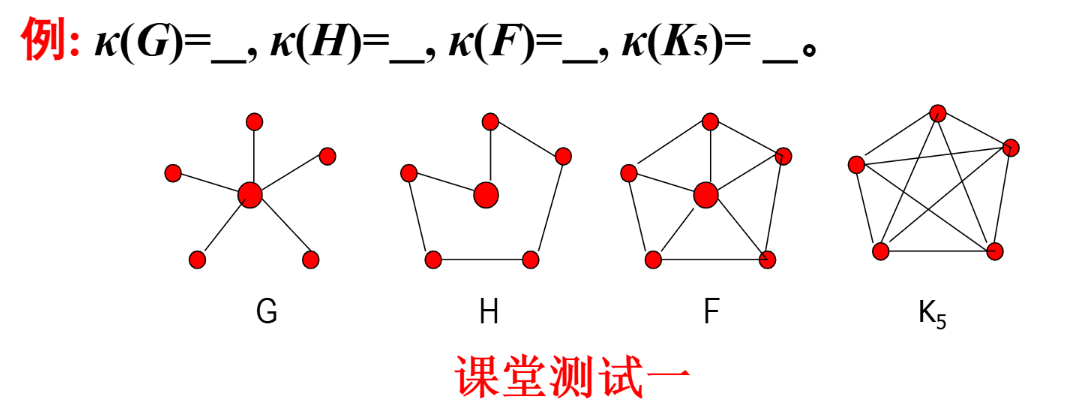
#> input picture tests/fixtures/original_ouc_20261021/180506.png, 1071 x 405 px
$ python -i graph_recognition.py   (imports and definitions only)
#> lines starting #> are read from the running program, lines starting #| are printed output that depends on the picture; after the words box and inside, x2 and y2 are one past the last pixel; in counts of white or black regions, pixels touching at a corner belong together
"""Conservative CPU-only recognition of *straight-edge, marked-vertex* textbook graphs.

No learned weights, paid OCR, or guessing missing edges. Output deliberately carries
uncertainty; graph recognition is advisory when endpoint evidence is incomplete.
"""
from __future__ import annotations

import io
import math
import re
import time
from collections import defaultdict

import cv2
import numpy as np
from PIL import Image, ImageOps

MAX_SIDE = 1650
MIN_RECOGNITION_SIDE = 1520
MAX_CIRCLES = 100
MAX_GRAPHS = 12


def _round_vertices(rgb):
    h, w = rgb.shape[:2]
#> h = 405; w = 1071
    hsv = cv2.cvtColor(rgb, cv2.COLOR_RGB2HSV)
#> hsv: shape (405, 1071, 3); mean H, S, V 0, 5.8, 248.5
    # Include colored circles beyond red (blue/green nodes are common).
    colored = cv2.inRange(hsv, (0, 72, 65), (179, 255, 255))
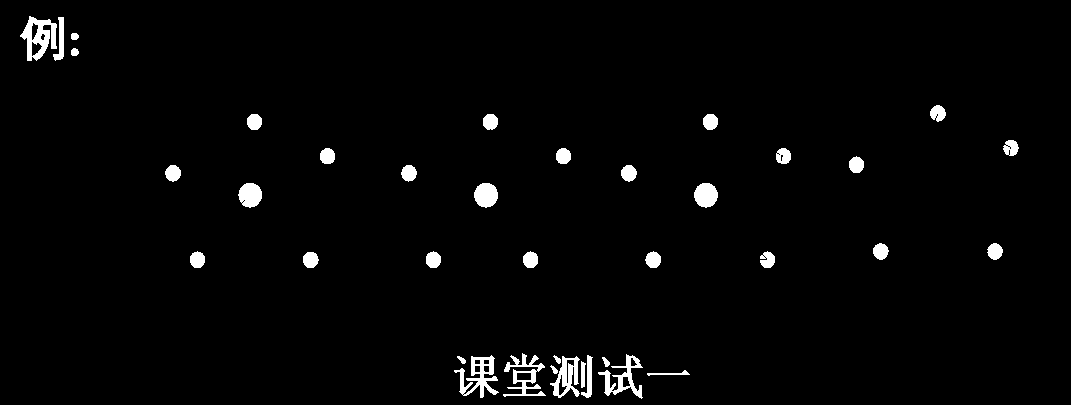
#> colored: shape (405, 1071); 2.3% white; 38 white regions, largest, box (x1, y1, x2, y2) and area: (20, 16, 57, 61) 843, (454, 355, 499, 398) 783, (503, 353, 546, 397) 671
    n, labels, stats, centers = cv2.connectedComponentsWithStats(colored, 8)
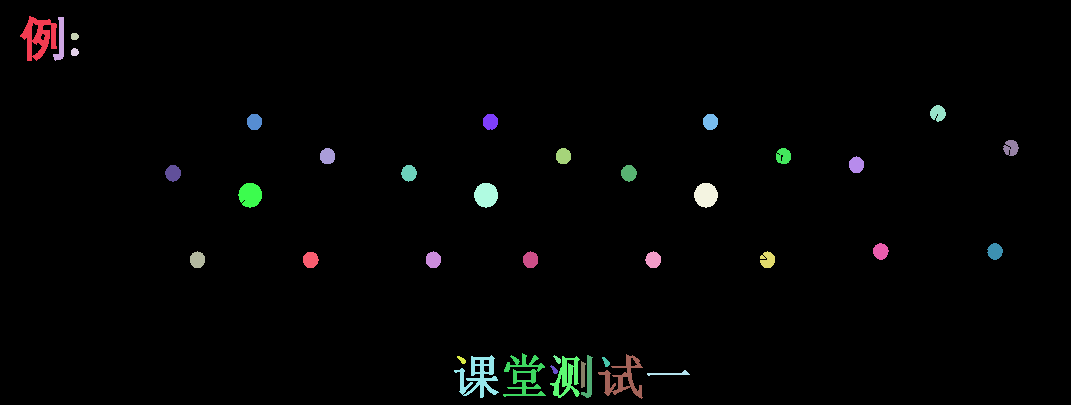
#> labels: shape (405, 1071) int32; 39 distinct labels, from 0 to 38; one colour per label, 0 black
#> n = 39; stats = 39 rows, first 6: [0, 0, 1071, 405, 423912], [20, 16, 37, 45, 843], [53, 17, 11, 44, 247], [71, 33, 8, 7, 48], [71, 48, 8, 8, 52], [930, 105, 16, 17, 193]; centers = 39 pairs, first value 38.79 to 1010.7, second value 36 to 378
    found = []
    for i in range(1, n):
        x, y, ww, hh, area = stats[i]
        if 62 <= area <= 390 and 9 <= ww <= 19 and 9 <= hh <= 19 and .72 <= ww/max(hh,1) <= 1.39:
            perimeter = cv2.arcLength(cv2.findContours((labels[y:y+hh,x:x+ww]==i).astype('uint8'), cv2.RETR_EXTERNAL, cv2.CHAIN_APPROX_SIMPLE)[0][0], True)
            circ = 4*math.pi*area/max(perimeter**2,1)
            if circ >= .53:
                found.append((float(centers[i][0]),float(centers[i][1]),float((ww+hh)/4),'red'))
#> this loop made 38 passes
#> (x, y, ww, hh, area, perimeter, circ) on passes 5 to 16: (930, 105, 16, 17, 193, 53.7, 0.841), (247, 114, 15, 16, 198, 48.63, 1.05), (483, 114, 15, 16, 197, 49.46, 1.01), (703, 114, 15, 16, 197, 48.63, 1.05), (1003, 140, 16, 16, 183, 52.87, 0.823), (320, 148, 15, 16, 198, 49.8, 1), (556, 148, 15, 16, 196, 49.21, 1.02), (776, 148, 15, 16, 186, 49.8, 0.943), (849, 156, 15, 17, 199, 49.46, 1.02), (165, 165, 16, 17, 205, 50.87, 0.995), (401, 165, 16, 17, 202, 51.46, 0.959), (621, 165, 16, 17, 205, 50.87, 0.995)
#> (x, y, ww, hh, area) on passes 1, 2, 3, 4, 17, 18: (20, 16, 37, 45, 843), (53, 17, 11, 44, 247), (71, 33, 8, 7, 48), (71, 48, 8, 8, 52), (238, 183, 24, 25, 457), (474, 183, 24, 25, 467)
#> after the loop, found = 20 items, first 6: (937.5, 112.7, 8.25, 'red'), (254, 121.5, 7.75, 'red'), (489.9, 121.4, 7.75, 'red'), (710, 121.4, 7.75, 'red'), (1010.7, 147.4, 8, 'red'), (327.1, 155.7, 7.75, 'red')
    gray = cv2.cvtColor(rgb, cv2.COLOR_RGB2GRAY)
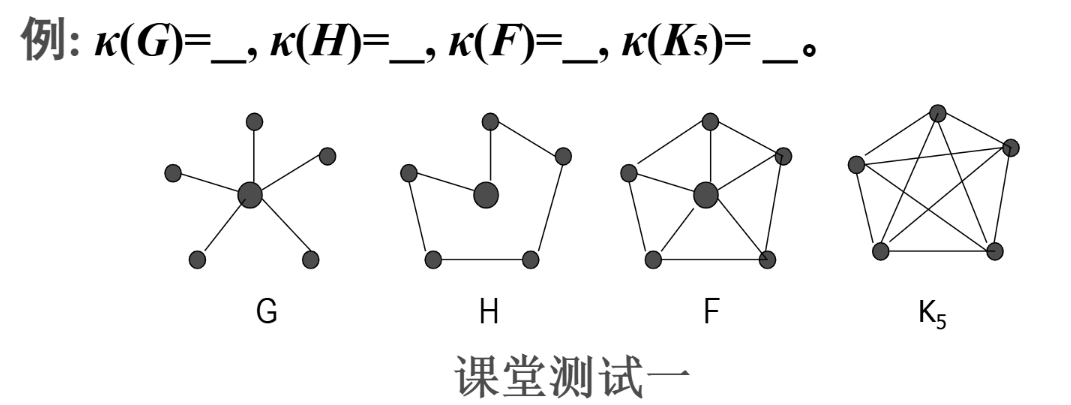
#> gray: shape (405, 1071); min 0, max 255, mean 244.8
    circles = cv2.HoughCircles(cv2.medianBlur(gray,5), cv2.HOUGH_GRADIENT, 1.1, 18,
                               param1=105, param2=18, minRadius=4,
                               maxRadius=min(48, max(24, min(h,w)//18)))
#> circles = 46 rows, first 8: [485.7, 194.2, 13.57], [142.4, 42.35, 22.15], [702.4, 40.15, 18.52], [590.2, 376.8, 19.73], [318.5, 44.55, 22.15], [550.5, 373.5, 20.94], [490.1, 121.6, 8.73], [339.4, 44.55, 20.83]
    if circles is not None:
        for xx, yy, rr in circles[0]:
            x,y,r=int(round(xx)),int(round(yy)),int(round(rr))
            if x<r+2 or y<r+2 or x>=w-r-2 or y>=h-r-2:
                continue
            # Hollow circles are genuine vertices in many Graphviz/textbook
            # drawings. A white center alone cannot exclude them: verify the
            # surrounding continuous dark ring before treating it as a node.
            center_brightness = float(np.median(gray[y-2:y+3,x-2:x+3]))
            is_hollow = False
            if center_brightness > 241 and r >= 7:
                angles = np.linspace(0, 2*np.pi, 36, endpoint=False)
                xx_ring = np.clip(np.rint(x+r*np.cos(angles)).astype(int),0,w-1)
                yy_ring = np.clip(np.rint(y+r*np.sin(angles)).astype(int),0,h-1)
                xx_outer = np.clip(np.rint(x+(r+4)*np.cos(angles)).astype(int),0,w-1)
                yy_outer = np.clip(np.rint(y+(r+4)*np.sin(angles)).astype(int),0,h-1)
                inside = gray[yy_ring,xx_ring]
                outside = gray[yy_outer,xx_outer]
                is_hollow = (float(np.mean(inside < 140)) >= .60
                             and float(np.mean(outside)) - float(np.mean(inside)) >= 35)
                if not is_hollow:
                    continue
            elif center_brightness > 241:
                continue
            # Hough centers can be offset by 2-4 pixels at crossings. Refine
            # against the distinctive soft-gray *interior*, not dark junctions.
            best=None
            for dy in range(-4,5):
                for dx in range(-4,5):
                    px=x+dx;py=y+dy
                    if px<4 or py<4 or px>=w-4 or py>=h-4:continue
                    median=float(np.median(gray[py-3:py+4,px-3:px+4]))
                    if not (184 <= median <= 222):continue
                    cost=abs(median-203)+.4*math.hypot(dx,dy)
                    if best is None or cost<best[0]:best=(cost,px,py)
            # Neutral gray markers in screenshots have bright centers (~229)
            # and a darker rim. Shifting their centers towards a darker
            # interior pixel is exactly what breaks diagonal endpoint tests.
            center_median = float(np.median(gray[y-3:y+4, x-3:x+4]))
            if is_hollow or 216 <= center_median <= 239:
                candidate = (x, y)
            elif best:
                candidate = (best[1], best[2])
            else:
                continue
            if np.std(gray[max(0,y-r):min(h,y+r+1),max(0,x-r):min(w,x+r+1)]) > 20:
                found.append((float(candidate[0]),float(candidate[1]),float(rr),
                              'outline' if is_hollow else 'gray'))
#> this loop made 46 passes
#> (xx, yy, rr, x, y, r, center_brightness, center_median) on passes 2, 3, 5, 8, 20, 22, 34, 43, 44: (142.4, 42.35, 22.15, 142, 42, 22, 0, 0), (702.4, 40.15, 18.52, 702, 40, 19, 178, 32), (318.5, 44.55, 22.15, 318, 45, 22, 0, 0), (339.4, 44.55, 20.83, 339, 45, 21, 0, 0), (669.4, 43.45, 21.82, 669, 43, 22, 0, 0), (163.4, 40.15, 17.2, 163, 40, 17, 1, 137), (621, 380.1, 12.36, 621, 380, 12, 84, 156), (569.2, 382.2, 7.52, 569, 382, 8, 97, 146), (571.5, 363.6, 9.94, 571, 364, 10, 219, 162)
#> (xx, yy, rr, x, y, r, center_brightness, center_median) on passes 1, 4, 7, 9, 10, 11: (485.7, 194.2, 13.57, 486, 194, 14, 76, 76), (590.2, 376.8, 19.73, 590, 377, 20, 80, 169), (490.1, 121.6, 8.73, 490, 122, 9, 76, 76), (41.25, 36.85, 18.52, 41, 37, 19, 223, 141), (705.7, 195.2, 13.46, 706, 195, 13, 76, 76), (250.2, 195.2, 13.02, 250, 195, 13, 76, 76)
#> after the loop, found = 30 items, first 6: (937.5, 112.7, 8.25, 'red'), (254, 121.5, 7.75, 'red'), (489.9, 121.4, 7.75, 'red'), (710, 121.4, 7.75, 'red'), (1010.7, 147.4, 8, 'red'), (327.1, 155.7, 7.75, 'red')
    # Deduplicate Hough detections and overlapping red/gray segmentation.
    found.sort(key=lambda p: (p[3]!='red',-p[2]))
    unique=[]
    for v in found:
        if any(math.hypot(v[0]-q[0],v[1]-q[1])<max(v[2],q[2])*1.15 for q in unique):
            continue
        unique.append(v)
#> this loop made 30 passes
#> v on passes 1 to 12: (937.5, 112.7, 8.25, 'red'), (172.6, 172.8, 8.25, 'red'), (408.5, 172.7, 8.25, 'red'), (628.4, 172.8, 8.25, 'red'), (880.3, 251, 8.25, 'red'), (994.6, 251, 8.25, 'red'), (652.8, 259.4, 8.25, 'red'), (1010.7, 147.4, 8, 'red'), (856, 164.4, 8, 'red'), (197, 259.4, 8, 'red'), (432.9, 259.4, 8, 'red'), (530.1, 259.4, 8, 'red')
#> after the loop, unique = 28 items, first 6: (937.5, 112.7, 8.25, 'red'), (172.6, 172.8, 8.25, 'red'), (408.5, 172.7, 8.25, 'red'), (628.4, 172.8, 8.25, 'red'), (880.3, 251, 8.25, 'red'), (994.6, 251, 8.25, 'red')
    return unique[:MAX_CIRCLES], gray


# [428 lines left out: functions _find_graph_boxes, _fallback_graph_box, _relaxed_colored_vertices, _edge_evidence, _hough_verified_edge, _components and 1 more, not called in this run]

>>> import cv2
>>> picture = cv2.cvtColor(cv2.imread('tests/fixtures/original_ouc_20261021/180506.png'), cv2.COLOR_BGR2RGB)
>>> result = _round_vertices(picture)
